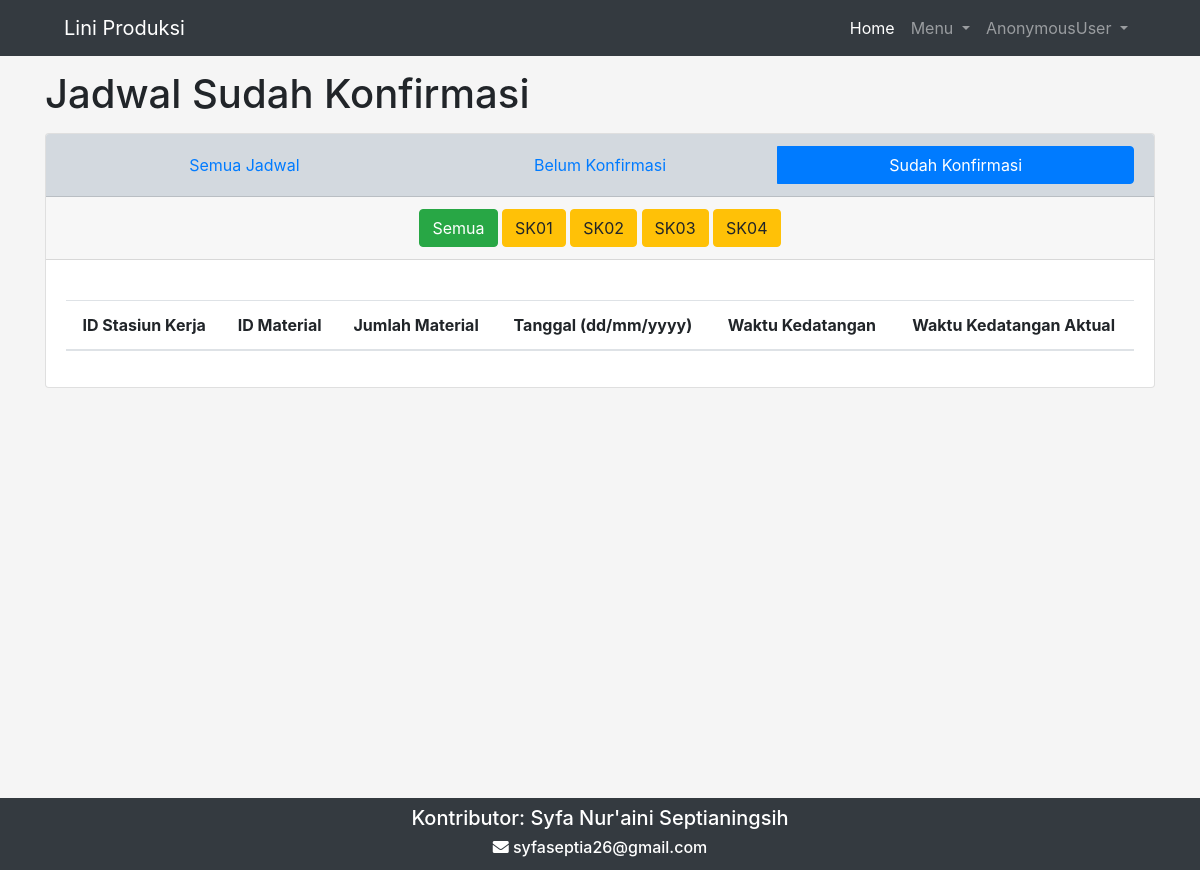
Page /jadwal/sudahKonfirmasi/ on the committed database.
### liniProduksi/models.py (models this page shows, shortened)
class StasiunKerja(models.Model):
    liniProduksi = models.ForeignKey('LiniProduksi', to_field='idLiniProduksi', on_delete=models.CASCADE)
    idStasiunKerja = models.CharField(max_length=255, unique=True)
    nomorStasiunKerja = models.IntegerField()
    list_sisi = (
        ('Kanan', 'Kanan'),
        ('Kiri', 'Kiri'),
    )
    sisiStasiunKerja = models.CharField(
        max_length=255,
        choices=list_sisi,
    )

### jadwal/views.py (the view)
# urls.py: path('sudahKonfirmasi/', views.sudahKonfirmasi, name='sudahKonfirmasi'),
def sudahKonfirmasi(request):
    jadwalKonfirmasi = JadwalLiniProduksi.objects.filter(is_konfirmasi=True)
    sk = StasiunKerja.objects.all()
    context = {
        'Judul': 'Jadwal Sudah Konfirmasi',
        'jadwalKonfirmasi' : jadwalKonfirmasi,
        'sk': sk,
    }
    return render(request, 'jadwal/sudahKonfirmasi.html', context)

### jadwal/templates/jadwal/sudahKonfirmasi.html (shortened to what this page needs)
{% extends "base.html" %}
{% load static %}
{% block pageTitle %}
    {{Judul}}
{% endblock pageTitle %}
{% block contents %}
    <link rel="stylesheet" type='text/css' href="{% static css %}">
    <div class="container">
        <div class="card" style="margin-top:15px;margin-bottom: 20px;">
            <div class="card-header" style="background-color:#d3d9df;">
                <div class="btn-group d-flex" role="group" >
                    <a type="button" class="btn btn-link w-100" href="{% url "jadwal:index" %}">Semua Jadwal</a>
                    <a type="button" class="btn btn-link w-100" href="{% url "jadwal:belumKonfirmasi" %}">Belum Konfirmasi</a>
                    <a type="button" class="btn btn-primary w-100" href="{% url "jadwal:sudahKonfirmasi" %}">Sudah Konfirmasi</a>
                </div>
            </div>
            <div class="card-header text-center">
                <a class="btn btn-success" href="{% url "jadwal:sudahKonfirmasi" %}">Semua</a>
                {% for sk in sk %}
                <a class="btn btn-warning" href="{% url "jadwal:sudahKonfirmasi_SK" sk.idStasiunKerja %}">{{sk.idStasiunKerja}}</a>
                {% endfor %}
            </div>
            <div class="card-body">
                <table id="myTable" class="table table-hover text-center" style="background-color:white; margin-top:20px;">
                    <thead>
                    <tr>
                        <th scope="col">ID Stasiun Kerja</th>
                        <th scope="col">ID Material</th>
                        <th scope="col">Jumlah Material</th>
                        <th scope="col">Tanggal (dd/mm/yyyy)</th>
                        <th scope="col">Waktu Kedatangan</th>
                        <th scope="col">Waktu Kedatangan Aktual</th>
                    </tr>
                    </thead>
                </table>
            </div>
        </div>
    </div>
{% endblock contents %}

### rows in the picture
StasiunKerja: idStasiunKerja "SK01"
StasiunKerja: idStasiunKerja "SK02"
StasiunKerja: idStasiunKerja "SK03"
StasiunKerja: idStasiunKerja "SK04"

### other values in the picture
{{ user }} "AnonymousUser"
{{ Judul }} "Jadwal Sudah Konfirmasi"
